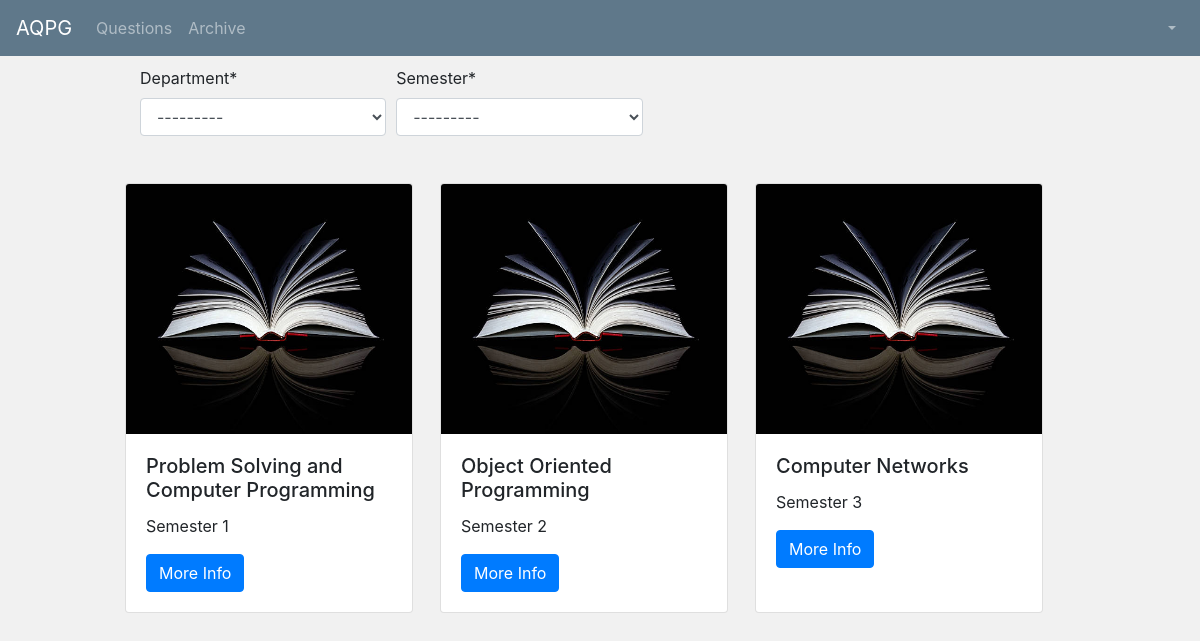
The app's page /qnppr/view-subjects/, older data.
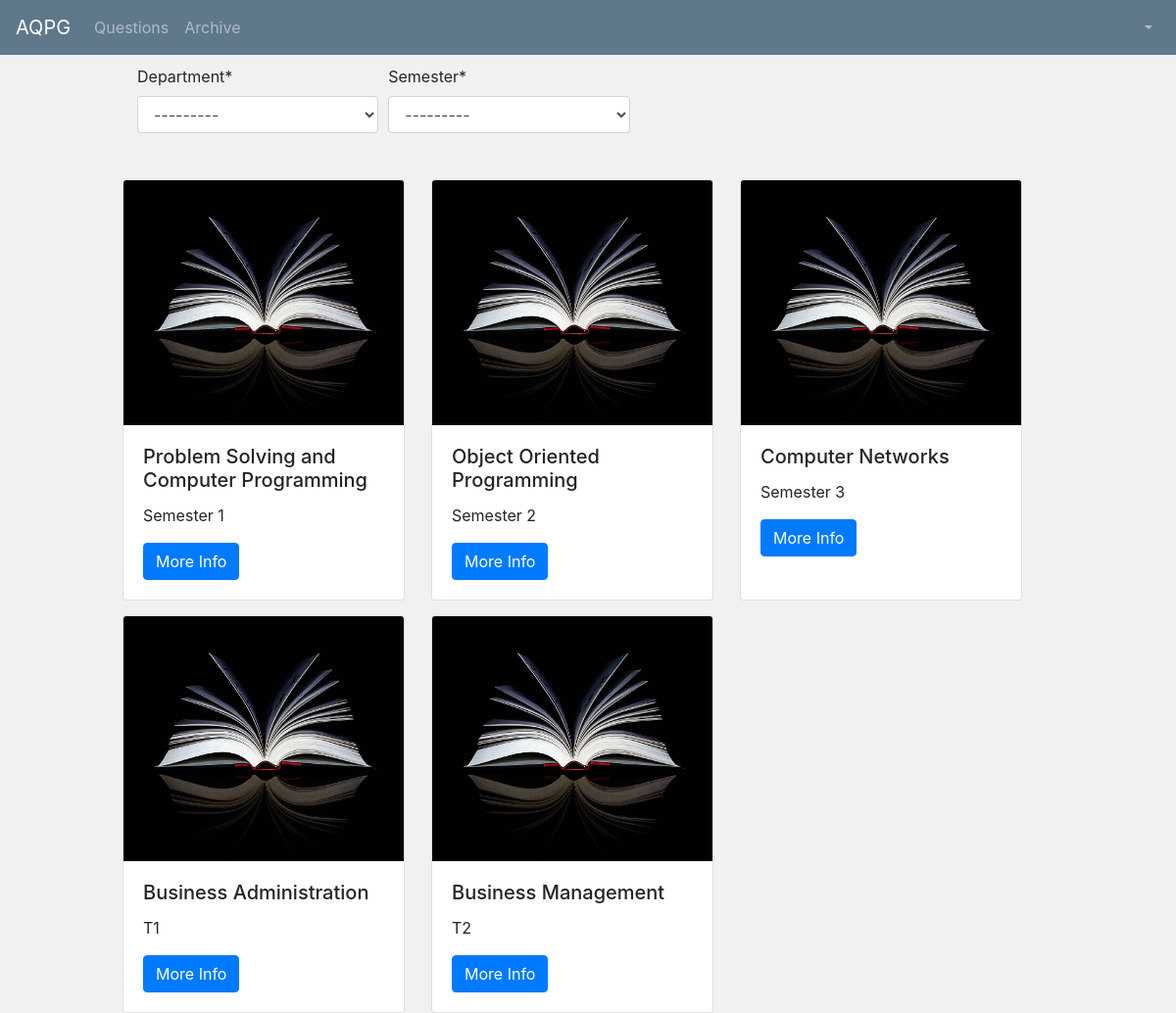
The same page, newer data.
### qnppr/models.py (models this page shows, shortened)
class Subject(models.Model):
    subcode = models.CharField(max_length=100)
    subname = models.CharField(max_length=100)
    dept = models.ForeignKey(Department, on_delete=models.CASCADE)
    sem = models.ForeignKey(Semester, on_delete=models.CASCADE)

class Semester(models.Model):
    sem_name = models.CharField(max_length=100)
    dept_id = models.ForeignKey(Department, on_delete=models.CASCADE)
    def __str__(self):
        return self.sem_name

### qnppr/views.py (the view)
# urls.py: path('view-subjects/', viewSubjectList, name="sub_list"),
def viewSubjectList(request):
    form_1 = DeptSemForm()
    subject_list = Subject.objects.all()
    context = {
        'form_1': form_1,
        'subject_list': subject_list,
        'is_superuser': str(config.is_super_user),
        'full_name': str(config.full_name),
        'is_student': str(config.is_student),
        'dept_id': str(config.dept_id)
    }
    return render(request, 'qnppr/subject_list.html', context)

### qnppr/forms.py
class DeptSemForm(forms.ModelForm):
    class Meta:
        model = Subject
        fields = ['dept', 'sem']
        labels = {
            'dept': 'Department', 'sem': 'Semester'
        }
    def __init__(self, *args, **kwargs):
        super(DeptSemForm, self).__init__(*args, **kwargs)
        self.fields['dept'].queryset = Department.objects.filter(id=config.dept_dept_id)

### qnppr/templates/qnppr/subject_list.html (shortened to what this page needs)
{% extends 'users/base.html' %}
{% load crispy_forms_tags %}
{% block nav_bar_left_items %}
{% if is_superuser == 'True' and is_student == 'False' %}
<ul class="navbar-nav mr-auto">
      <li class="nav-item dropdown">
        <a class="nav-link dropdown-toggle" href="#" id="navbarDropdown" role="button" data-toggle="dropdown" aria-haspopup="true" aria-expanded="false">
          User
        </a>
        <div class="dropdown-menu" aria-labelledby="navbarDropdown">
          <a class="dropdown-item" href="{% url 'user_add' %}">Add</a>
          <a class="dropdown-item" href="{% url 'view_users' %}">View</a>
          <!--<div class="dropdown-divider"></div>
          <a class="dropdown-item" href="#">Something else here</a>-->
        </div>
		</li>
      <li class="nav-item dropdown">
        <a class="nav-link dropdown-toggle" href="#" id="navbarDropdown" role="button" data-toggle="dropdown" aria-haspopup="true" aria-expanded="false">
          Department
        </a>
        <div class="dropdown-menu" aria-labelledby="navbarDropdown">
          <a class="dropdown-item" href="{% url 'dept_add' %}">Add</a>
        </div>
      </li>
    <li class="nav-item dropdown">
        <a class="nav-link dropdown-toggle" href="#" id="navbarDropdown" role="button" data-toggle="dropdown" aria-haspopup="true" aria-expanded="false">
          Blooms Verb
        </a>
        <div class="dropdown-menu" aria-labelledby="navbarDropdown">
          <a class="dropdown-item" href="{% url 'add-blooms' %}">Add</a>
        </div>
      </li>
      <li class="nav-item dropdown ">
        <a class="nav-link dropdown-toggle" href="#" id="navbarDropdown" role="button" data-toggle="dropdown" aria-haspopup="true" aria-expanded="false">
          Subject
        </a>
        <div class="dropdown-menu" aria-labelledby="navbarDropdown">
          <a class="dropdown-item" href="{% url 'sub_add' %}">Add</a>
        </div>
      </li>
    </ul>
{% else %}
<ul class="navbar-nav mr-auto">
    <li class="nav-item">
        <a class="nav-link" href="{% url 'qn-list' %}">Questions</a>
   </li>
    <li class="nav-item">
      <a class="nav-link" href="{% url 'archive_list' %}">Archive</a>
   </li>
    </ul>
{% endif %}
{% endblock %}
{% block nav_bar_right_items %}
<ul class="navbar-nav ml-auto" >
      <li class="nav-item dropdown">
        <a class="nav-link dropdown-toggle" href="#" id="navbarDropdown" role="button" data-toggle="dropdown" aria-haspopup="true" aria-expanded="false">
        </a>
      </li>
    </ul>
{% endblock %}
{% block main_divs %}
<div class="col-md-1"></div>
        <div class="col-md-11" style="margin-top: 10">
{% endblock %}
{% block content %}
<link rel="stylesheet" href="https://maxcdn.bootstrapcdn.com/bootstrap/4.0.0/css/bootstrap.min.css">
<form id="subjectlistform" data-sem-url="{% url 'ajax_load_sem' %}" data-subject_list-url="{% url 'ajax_sub_list' %}">
<div class="form-row">
    <div class="form-group col-md-3 mb-0">
    {{ form_1.dept|as_crispy_field }}
    </div>
    <div class="form-group col-md-3 mb-0">
        {{ form_1.sem|as_crispy_field }}
    </div>
</div>
</form>
<div class="row" id="subjectlist">
    {% for sub in subject_list %}
    <div class="card" style="width: 18rem; margin-top: 15px">
  <img class="card-img-top" src="/media/book_2.jpg" alt="Card image cap" height="250px" width="250px">
  <div class="card-body">
    <h5 class="card-title" >{{ sub.subname }} {{ pro.user.last_name }}</h5>
      <p class="card-text" >{{ sub.sem }}</p>
    <a href="{% url 'view_subject_detail' sub.id %}" class="btn btn-primary" target="_blank">More Info</a>
  </div>
</div>
{%endfor%}
</div>
{% endblock content %}

### users/templates/users/base.html (shortened to what this page needs)
{% load static %}
<html>
<head>
  <link rel="stylesheet" href="https://maxcdn.bootstrapcdn.com/bootstrap/4.0.0/css/bootstrap.min.css">
</head>
<body style="background: #f1f1f1;">
    <nav class="navbar navbar-expand-lg navbar-dark " style="background: #5f788a">
  <a class="navbar-brand" href="{% url 'newsfeed-home' %}">AQPG</a>
  <div class="collapse navbar-collapse" id="navbarSupportedContent">
    {% block nav_bar_left_items %}{% endblock %}
    {% block nav_bar_right_items %}{% endblock %}
  </div>
</nav>
<main role="main" class="container">
      <div class="row">
          {% block main_divs %}{% endblock %}
          {% block content %}{% endblock %}
        </div>
      </div>
    </main>
</body>
</html>

Row changes from the older to the newer data that the page shows:
added Subject: subname "Business Administration", sem "T1"
added Subject: subname "Business Management", sem "T2"
